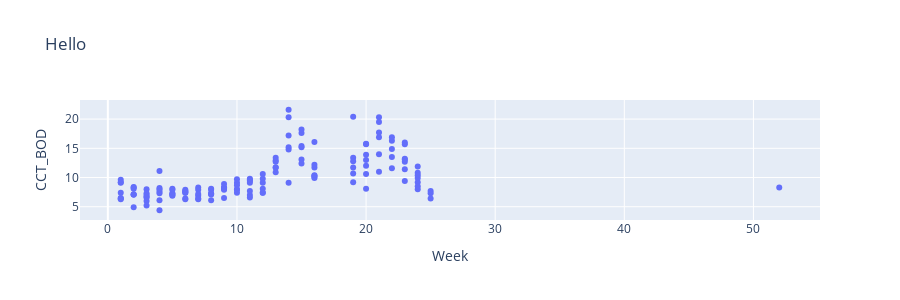

This figure's notebook cell:
### Code cell
px.scatter(df,y="CCT_BOD", x='Week', height=300,title="Hello")

### Figure 1 — Plotly figure (JSON) as saved in the notebook; plotly's stock layout.template omitted (floating-point values rounded to 4 significant figures; data arrays with more than 128 entries replaced by an {"elided": "..."} marker saying what was removed)
{"data": [{"hovertemplate": "Week=%{x}<br>CCT_BOD=%{y}<extra></extra>", "legendgroup": "", "marker": {"color": "#636efa", "symbol": "circle"}, "mode": "markers", "name": "", "orientation": "v", "showlegend": false, "type": "scatter", "x": {"elided": "181 int values"}, "xaxis": "x", "y": {"elided": "181 float values"}, "yaxis": "y"}], "layout": {"height": 300, "legend": {"tracegroupgap": 0}, "title": {"text": "Hello"}, "xaxis": {"anchor": "y", "domain": [0, 1], "title": {"text": "Week"}}, "yaxis": {"anchor": "x", "domain": [0, 1], "title": {"text": "CCT_BOD"}}}}
